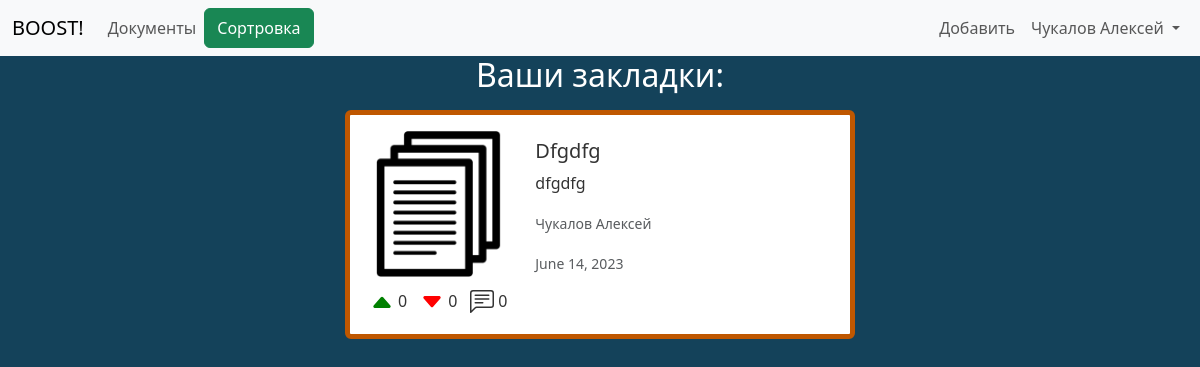
Screenshot of /bookmarks/ (signed in) with the database file from the repository.
### accounts/models.py (models this page shows, shortened)
class User (AbstractBaseUser):
    objects = UserManager()
    email = models.EmailField(
        verbose_name='email address',
        max_length=255,
        unique=True
    )
    username = models.CharField(
        verbose_name='username',
        max_length=30,
        unique=True
    )
    avatar = models.ImageField(
        verbose_name='Avatar',
        default=DEFAULT_AVATAR,
        upload_to='media/',
        blank=False,
    )
    first_name = models.CharField(
        verbose_name='first name',
        max_length=30
    )
    last_name = models.CharField(
        verbose_name='last name',
        max_length=30
    )
    bookmarks = models.ManyToManyField(
        Doc,
        blank=True
    )
    is_active = models.BooleanField(default=True)
    staff = models.BooleanField(default=False)
    admin = models.BooleanField(default=False)
    USERNAME_FIELD = 'email'
    REQUIRED_FIELDS = ['username', 'first_name', 'last_name']
    def __str__(self):
        return f'{self.last_name} {self.first_name}'

### app/models.py (models this page shows, shortened)
class Doc (models.Model):
    title = models.CharField(max_length=255)
    description = models.CharField(max_length=511, blank=True)
    link = models.URLField(max_length=255, unique=True)
    path = models.CharField(max_length=127)
    preview = models.ImageField(
        upload_to='media/',
        blank=False,
        default='media/default_images/default_document.png'
    )
    likes = models.IntegerField(default=0)
    dislikes = models.IntegerField(default=0)
    comments = models.IntegerField(default=0)
    studies = models.ManyToManyField(Study)
    subjects = models.ManyToManyField(Subject)
    author = models.ForeignKey(User, on_delete=models.CASCADE)
    date = models.DateField()

### app/views.py (the view)
# urls.py: path('bookmarks/', login_required(views.bookmarks, login_url='/login/'), name='bookmarks'),
def bookmarks(request):
    context = {}
    docs = request.user.bookmarks.all()
    if request.GET.get('drop'):
        return redirect('/bookmarks')
    sort_docs = SortDocs(request)
    sort_docs.convert()
    docs = sort_docs.make_request(docs)
    context['sort_form'] = TagsSortForm(
        initial={
            'studies': sort_docs.studies,
            'sort_type': sort_docs.sort_type_get,
            'subjects': sort_docs.subjects,
        }
    )
    context['search_form'] = SearchForm(
        initial={
            'q': sort_docs.search
        }
    )
    for i in range(len(docs)):
        docs[i].title = docs[i].title.capitalize()
    context['docs'] = docs
    context['has_docs'] = True
    return render(request, 'bookmarked_docs.html', context)

### app/sort_docs.py (called while the page is built, shortened)
    def convert(self):
        if self.sort_type_get:
            self.sort_type = self.SORT_TYPES[int(self.sort_type_get) - 1]
        else:
            self.sort_type = '-pk'
        if self.subjects:
            self.query_subjects = Q(subjects__in=self.subjects)
        if self.studies:
            self.query_studies = Q(studies__in=self.studies)

    def make_request(self, docs=Doc.objects.all()):
        docs = docs.filter(
            self.query_subjects & self.query_studies & (self.query_title | self.query_description)
        ).order_by(self.sort_type)
        return docs

### app/tags.py (called while the page is built)
    def __str__(self):
        return self.name

    def __str__(self):
        return self.level

### app/templates/bookmarked_docs.html (shortened to what this page needs)
<!DOCTYPE html>
{% load static %}
<html lang="en">
<head>
    <link href="https://cdn.jsdelivr.net/npm/bootstrap@5.3.0/dist/css/bootstrap.min.css"
              rel="stylesheet"
>
              <link rel="stylesheet" href="{% static 'styles/main.css' %}">
</head>
<body>
    <header>
        {% include 'menu.html' %}
      </header>
    <main>
        <section class="d-flex justify-content-center">
                <h2 style="color: #fff;">Ваши закладки:</h2>
            </section>
        <section class="d-flex justify-content-center flex-wrap">
            {% for doc in docs %}
            <div class="cardDoc card border-5 m-2 p-2" style="max-width: 540px;">
                <a href="/document{{doc.pk}}" class="cardLink">
                <div class="row g-0">
                <div class="col-md-4 p-2 align-bottom">
                    <img src="{{doc.preview.url}}" class="img-fluid rounded-start mb-2" alt="">
                    <div class="d-flex justify-content-between">
                        <p class="m-1">{% include 'note_icons/caret_up_fill.html' %} {{doc.likes}}</p>
                        <p class="m-1">{% include 'note_icons/caret_down_fill.html' %} {{doc.dislikes}}</p>
                        <p class="m-1">{% include 'note_icons/comment.html' %} {{doc.comments}}</p>
                    </div>
                </div>
                    <div class="col-md-8">
                        <div class="card-body">
                            <div class="d-flex justify-content-between">
                                <h5 class="card-title">{{doc.title}}</h5>
                            </div>
                                <p class="card-text">{{doc.description}}</p>
                                <p class="card-text"><small class="text-body-secondary">{{doc.author}}</small></p>
                                <div class="d-flex justify-content-between">
                                    <p class="card-text"><small class="text-body-secondary">{{doc.date}}</small></p>
                                </div>
                            </div>
                        </div>
                    </div>
                </a>
                </div>
        {% endfor %}
      </section>
      </main>
</body>
</html>

### app/templates/menu.html (shortened to what this page needs)
<nav class="navbar navbar-expand-lg bg-body-tertiary">
        <div class="container-fluid">
          <div class="d-flex">
          {% if request.path == '/' %}
          <a class="navbar-brand" href="#">BOOST!</a>
          {% else %}
          <a class="navbar-brand" href="/">BOOST!</a>
          {% endif %}
          {% if request.path != '/docs/' %}
          <ul class="navbar-nav">
            <li class="nav-item">
              <a class="nav-link" href="/docs/">Документы</a>
            </li>
          </ul>
          {% endif %}
          {% if has_docs %}
            <button type="button" class="btn btn-success" data-bs-toggle="modal" data-bs-target="#staticBackdrop">
              Сортровка
            </button>
            {% endif %}
          </div>
            <div class="d-flex justify-content-end">
          <div class="collapse navbar-collapse" id="navbarNavDropdown">
            <ul class="navbar-nav">
              {% if request.user.is_authenticated %}
                <li class="nav-item">
                  <a class="nav-link" href="/create">Добавить</a>
                </li>
              <div class="dropdown-center">
                <li class="nav-item dropdown">
                  <a class="nav-link dropdown-toggle" href="#" role="button" data-bs-toggle="dropdown" aria-expanded="false">
                    {{request.user}}
                  </a>
                </li>
              </div>
              {% else %}
              <li class="nav-item">
                <a class="nav-link" href="/login">Войти</a>
              </li>
              {% endif %}
            </ul>
            </div>
          </div>
        </div>
      </nav>

### app/templates/note_icons/caret_up_fill.html
<svg xmlns="http://www.w3.org/2000/svg" width="24" height="24" fill="currentColor" class="bi bi-caret-up-fill" viewBox="0 0 16 16">
  <g color="green">
    <path d="m7.247 4.86-4.796 5.481c-.566.647-.106 1.659.753 1.659h9.592a1 1 0 0 0 .753-1.659l-4.796-5.48a1 1 0 0 0-1.506 0z"/>
  </g>
</svg>

### app/templates/note_icons/caret_down_fill.html
<svg xmlns="http://www.w3.org/2000/svg" width="24" height="24" fill="currentColor" class="bi bi-caret-down-fill" viewBox="0 0 16 16">
  <g color="red">
    <path d="M7.247 11.14 2.451 5.658C1.885 5.013 2.345 4 3.204 4h9.592a1 1 0 0 1 .753 1.659l-4.796 5.48a1 1 0 0 1-1.506 0z"/>
  </g>
</svg>

### static/styles/main.css (style rules this page uses)
body { background-color: #14425A; }
.cardDoc { border-style: solid; border-color: #BF5700; }
.cardLink { text-decoration: none; color: #333333; }
img { width: 100%; }

### rows the page displays
User: user "Чукалов Алексей"
Doc: preview (placeholder picture), likes "0", dislikes "0", comments "0", title "Dfgdfg", description "dfgdfg", author "Чукалов Алексей", date "June 14, 2023"
